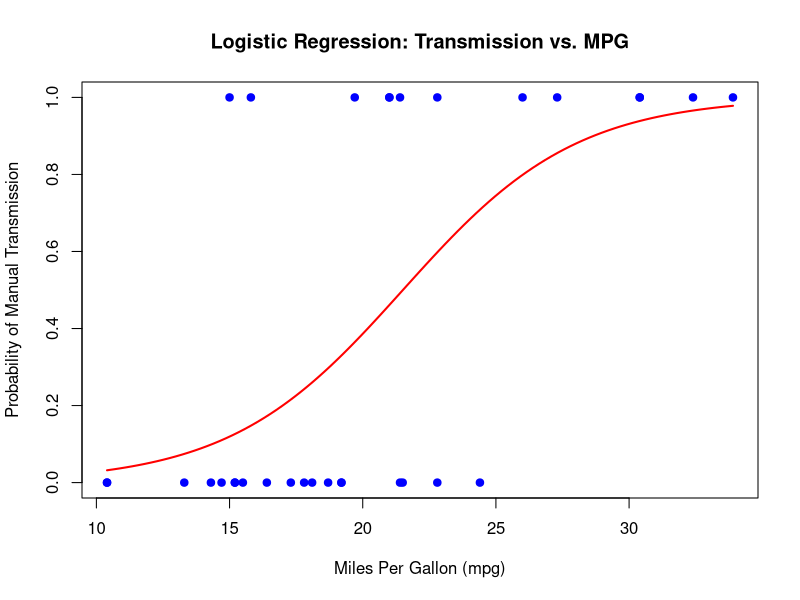

Generate this figure with R:
# Load the dataset
data(mtcars)
# Convert 'am' to a factor (categorical variable)
mtcars$am <- factor(mtcars$am, levels = c(0, 1), labels = c("Automatic", "Manual"))
# Fit a logistic regression model
logistic_model <- glm(am ~ mpg, data = mtcars, family = binomial)
# Print the summary of the model
print(summary(logistic_model))
# Predict probabilities for the logistic model
predicted_probs <- predict(logistic_model, type = "response")
# Display the predicted probabilities
print(predicted_probs)
# Plotting the data and logistic reegression curve
plot(mtcars$mpg, as.numeric(mtcars$am) - 1,
     main = "Logistic Regression: Transmission vs. MPG",
     xlab = "Miles Per Gallon (mpg)",
     ylab = "Probability of Manual Transmission",
     pch = 19, col = "blue")
# Add the logistic regression curve
curve(predict(logistic_model, data.frame(mpg = x), type = "response"),
      add = TRUE, col = "red", lwd = 2)